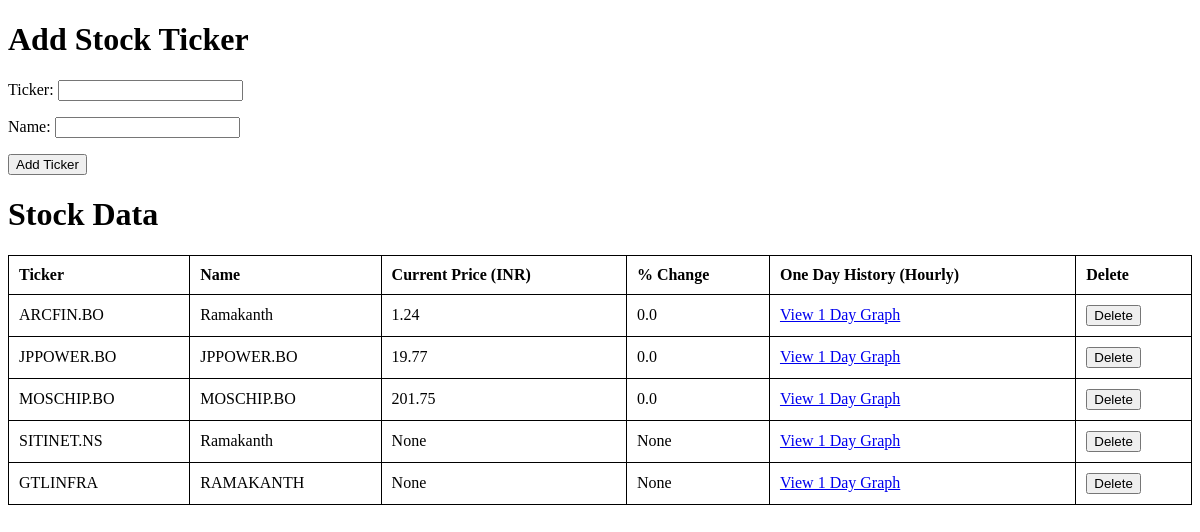
The app's page /, older data.
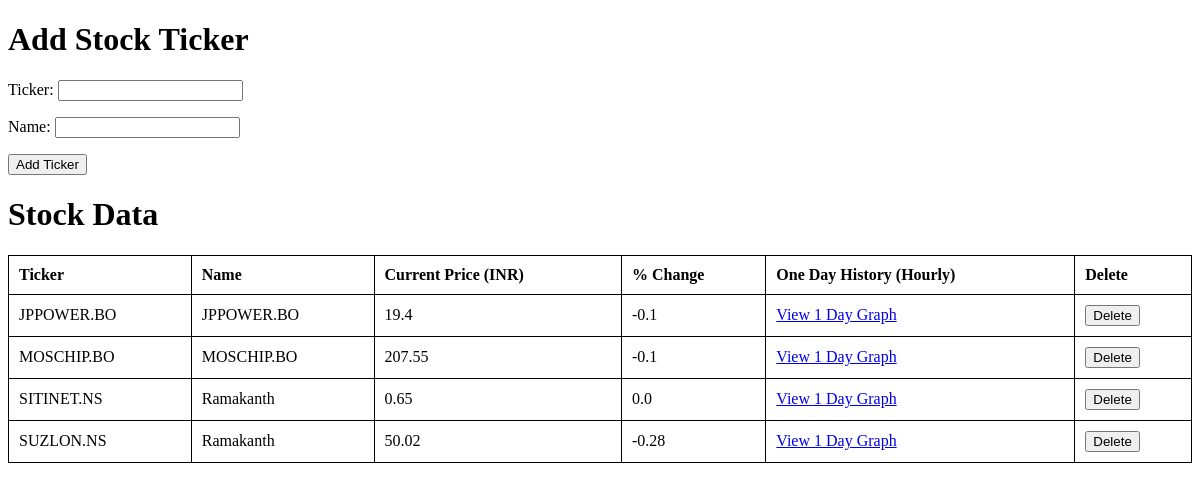
The same page, newer data.
### stocks/models.py (models this page shows, shortened)
class Stock(models.Model):
    ticker = models.CharField(max_length=10, unique=True)
    name = models.CharField(max_length=100)
    current_price_inr = models.FloatField(null=True, blank=True)
    percent_change = models.FloatField(null=True, blank=True)
    last_updated = models.DateTimeField(auto_now=True)

### stocks/views.py (the view)
# urls.py: path('', views.index, name='index'),
def index(request):
    if request.method == 'POST':
        form = StockForm(request.POST)
        if form.is_valid():
            form.save()  # Save the form data to the database
            return redirect('index')
    else:
        form = StockForm()
    if request.method == 'GET' and 'delete' in request.GET:
        stock_id = request.GET.get('delete')
        Stock.objects.filter(id=stock_id).delete()
        return redirect('index')
    stocks = Stock.objects.all()
    return render(request, 'stocks/index.html', {'form': form, 'stocks': stocks})

### stocks/forms.py
class StockForm(forms.ModelForm):
    class Meta:
        model = Stock
        fields = ['ticker', 'name']

### stocks/templates/stocks/index.html (shortened to what this page needs)
<!DOCTYPE html>
<html>
<head>
</head>
<body>
    <h1>Add Stock Ticker</h1>
    <form method="post">
        {{ form.as_p }}
        <button type="submit">Add Ticker</button>
    </form>
    <h1>Stock Data</h1>
    <table>
        <tr>
            <th>Ticker</th>
            <th>Name</th>
            <th>Current Price (INR)</th>
            <th>% Change</th>
            <th>One Day History (Hourly)</th>
            <th>Delete</th>
        </tr>
        {% for stock in stocks %}
        <tr>
            <td>{{ stock.ticker }}</td>
            <td>{{ stock.name }}</td>
            <td>{{ stock.current_price_inr }}</td>
            <td>{{ stock.percent_change }}</td>
            <td>
                <a href="{% url 'stock_detail' stock.id %}">View 1 Day Graph</a>
            </td>
            <td>
                <form method="get" action=".">
                    <button type="submit">Delete</button>
                </form>
            </td>
        </tr>
        {% endfor %}
    </table>
</body>
</html>

Row changes from the older to the newer data that the page shows:
removed Stock: ticker "ARCFIN.BO", name "Ramakanth", current_price_inr "1.24", percent_change "0.0"
removed Stock: ticker "GTLINFRA", name "RAMAKANTH", current_price_inr "None", percent_change "None"
changed Stock "JPPOWER.BO": current_price_inr "19.77" → "19.4"; percent_change "0.0" → "-0.1"
changed Stock "MOSCHIP.BO": current_price_inr "201.75" → "207.55"; percent_change "0.0" → "-0.1"
changed Stock "SITINET.NS": current_price_inr "None" → "0.65"; percent_change "None" → "0.0"
added Stock: ticker "SUZLON.NS", name "Ramakanth", current_price_inr "50.02", percent_change "-0.28"
